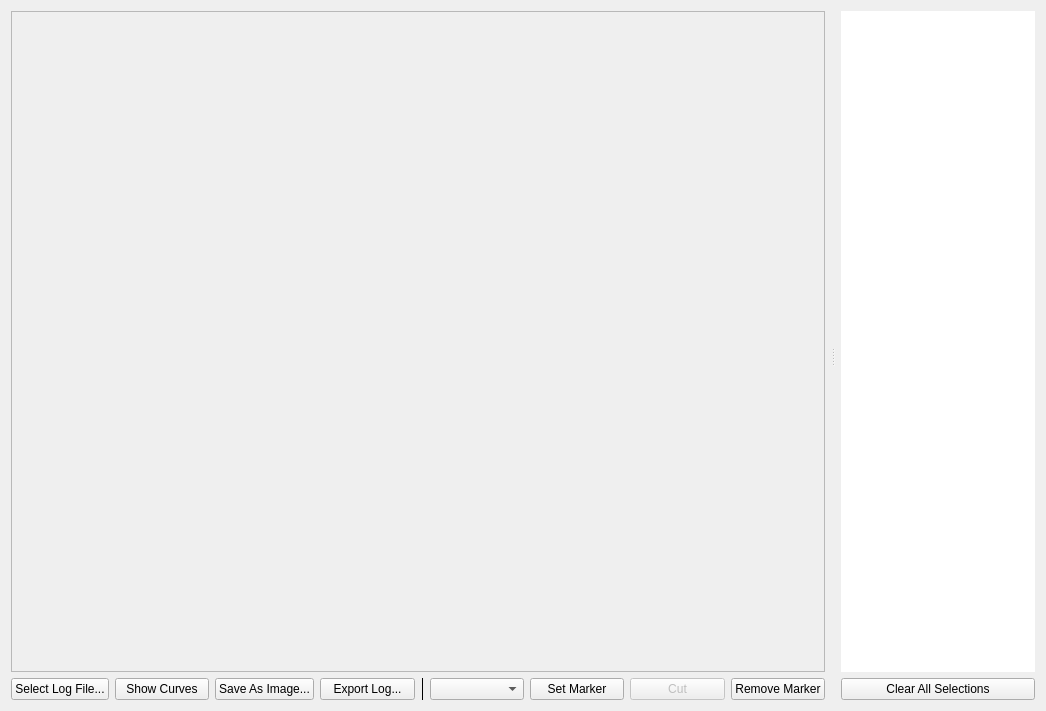
<?xml version="1.0" encoding="UTF-8"?>
<ui version="4.0">
 <class>AQLogViewer</class>
 <widget class="QWidget" name="AQLogViewer">
  <property name="geometry">
   <rect>
    <x>0</x>
    <y>0</y>
    <width>1046</width>
    <height>711</height>
   </rect>
  </property>
  <property name="windowTitle">
   <string>Form</string>
  </property>
  <layout class="QVBoxLayout" name="verticalLayout">
   <item>
    <widget class="QSplitter" name="splitter_3">
     <property name="sizePolicy">
      <sizepolicy hsizetype="Expanding" vsizetype="Expanding">
       <horstretch>0</horstretch>
       <verstretch>0</verstretch>
      </sizepolicy>
     </property>
     <property name="orientation">
      <enum>Qt::Horizontal</enum>
     </property>
     <widget class="QWidget" name="widget_2" native="true">
      <property name="sizePolicy">
       <sizepolicy hsizetype="Preferred" vsizetype="Expanding">
        <horstretch>5</horstretch>
        <verstretch>0</verstretch>
       </sizepolicy>
      </property>
      <layout class="QVBoxLayout" name="verticalLayout_215">
       <property name="leftMargin">
        <number>0</number>
       </property>
       <property name="topMargin">
        <number>0</number>
       </property>
       <property name="rightMargin">
        <number>6</number>
       </property>
       <property name="bottomMargin">
        <number>0</number>
       </property>
       <item>
        <widget class="QFrame" name="plotFrame">
         <property name="sizePolicy">
          <sizepolicy hsizetype="Expanding" vsizetype="Expanding">
           <horstretch>0</horstretch>
           <verstretch>0</verstretch>
          </sizepolicy>
         </property>
         <property name="frameShape">
          <enum>QFrame::StyledPanel</enum>
         </property>
        </widget>
       </item>
       <item>
        <layout class="QHBoxLayout" name="horizontalLayout_47">
         <item>
          <widget class="QPushButton" name="pushButton_Open_Log_file">
           <property name="sizePolicy">
            <sizepolicy hsizetype="Preferred" vsizetype="Fixed">
             <horstretch>0</horstretch>
             <verstretch>0</verstretch>
            </sizepolicy>
           </property>
           <property name="text">
            <string>Select Log File...</string>
           </property>
          </widget>
         </item>
         <item>
          <widget class="QPushButton" name="pushButtonshow_cahnnels">
           <property name="sizePolicy">
            <sizepolicy hsizetype="Preferred" vsizetype="Fixed">
             <horstretch>0</horstretch>
             <verstretch>0</verstretch>
            </sizepolicy>
           </property>
           <property name="text">
            <string>Show Curves</string>
           </property>
          </widget>
         </item>
         <item>
          <widget class="QPushButton" name="pushButton_save_image_plot">
           <property name="sizePolicy">
            <sizepolicy hsizetype="Preferred" vsizetype="Fixed">
             <horstretch>0</horstretch>
             <verstretch>0</verstretch>
            </sizepolicy>
           </property>
           <property name="text">
            <string>Save As Image...</string>
           </property>
          </widget>
         </item>
         <item>
          <widget class="QPushButton" name="pushButton_Export_Log">
           <property name="sizePolicy">
            <sizepolicy hsizetype="Preferred" vsizetype="Fixed">
             <horstretch>0</horstretch>
             <verstretch>0</verstretch>
            </sizepolicy>
           </property>
           <property name="text">
            <string>Export Log...</string>
           </property>
          </widget>
         </item>
         <item>
          <widget class="Line" name="line">
           <property name="sizePolicy">
            <sizepolicy hsizetype="Fixed" vsizetype="Preferred">
             <horstretch>0</horstretch>
             <verstretch>0</verstretch>
            </sizepolicy>
           </property>
           <property name="frameShadow">
            <enum>QFrame::Plain</enum>
           </property>
           <property name="orientation">
            <enum>Qt::Vertical</enum>
           </property>
          </widget>
         </item>
         <item>
          <widget class="QComboBox" name="comboBox_marker">
           <property name="toolTip">
            <string>Set size of cut area. Select a pre-defined area or create a custom one.</string>
           </property>
          </widget>
         </item>
         <item>
          <widget class="QPushButton" name="pushButton_set_marker">
           <property name="enabled">
            <bool>true</bool>
           </property>
           <property name="sizePolicy">
            <sizepolicy hsizetype="Preferred" vsizetype="Fixed">
             <horstretch>0</horstretch>
             <verstretch>0</verstretch>
            </sizepolicy>
           </property>
           <property name="text">
            <string>Set Marker</string>
           </property>
          </widget>
         </item>
         <item>
          <widget class="QPushButton" name="pushButton_cut">
           <property name="enabled">
            <bool>false</bool>
           </property>
           <property name="sizePolicy">
            <sizepolicy hsizetype="Preferred" vsizetype="Fixed">
             <horstretch>0</horstretch>
             <verstretch>0</verstretch>
            </sizepolicy>
           </property>
           <property name="text">
            <string>Cut</string>
           </property>
          </widget>
         </item>
         <item>
          <widget class="QPushButton" name="pushButton_remove_marker">
           <property name="sizePolicy">
            <sizepolicy hsizetype="Preferred" vsizetype="Fixed">
             <horstretch>0</horstretch>
             <verstretch>0</verstretch>
            </sizepolicy>
           </property>
           <property name="text">
            <string>Remove Marker</string>
           </property>
          </widget>
         </item>
        </layout>
       </item>
      </layout>
     </widget>
     <widget class="QWidget" name="widget_plotLegend" native="true">
      <property name="sizePolicy">
       <sizepolicy hsizetype="Expanding" vsizetype="Expanding">
        <horstretch>1</horstretch>
        <verstretch>0</verstretch>
       </sizepolicy>
      </property>
      <property name="minimumSize">
       <size>
        <width>200</width>
        <height>0</height>
       </size>
      </property>
      <layout class="QVBoxLayout" name="verticalLayout_214">
       <property name="leftMargin">
        <number>6</number>
       </property>
       <property name="topMargin">
        <number>0</number>
       </property>
       <property name="rightMargin">
        <number>0</number>
       </property>
       <property name="bottomMargin">
        <number>0</number>
       </property>
       <item>
        <widget class="QListView" name="listView_Curves">
         <property name="sizePolicy">
          <sizepolicy hsizetype="Expanding" vsizetype="Expanding">
           <horstretch>0</horstretch>
           <verstretch>0</verstretch>
          </sizepolicy>
         </property>
         <property name="frameShape">
          <enum>QFrame::NoFrame</enum>
         </property>
         <property name="lineWidth">
          <number>0</number>
         </property>
         <property name="editTriggers">
          <set>QAbstractItemView::NoEditTriggers</set>
         </property>
         <property name="selectionMode">
          <enum>QAbstractItemView::NoSelection</enum>
         </property>
        </widget>
       </item>
       <item>
        <widget class="QPushButton" name="pushButton_clearCurves">
         <property name="enabled">
          <bool>true</bool>
         </property>
         <property name="sizePolicy">
          <sizepolicy hsizetype="Expanding" vsizetype="Fixed">
           <horstretch>0</horstretch>
           <verstretch>0</verstretch>
          </sizepolicy>
         </property>
         <property name="text">
          <string>Clear All Selections</string>
         </property>
        </widget>
       </item>
      </layout>
     </widget>
    </widget>
   </item>
  </layout>
 </widget>
 <resources/>
 <connections/>
</ui>
